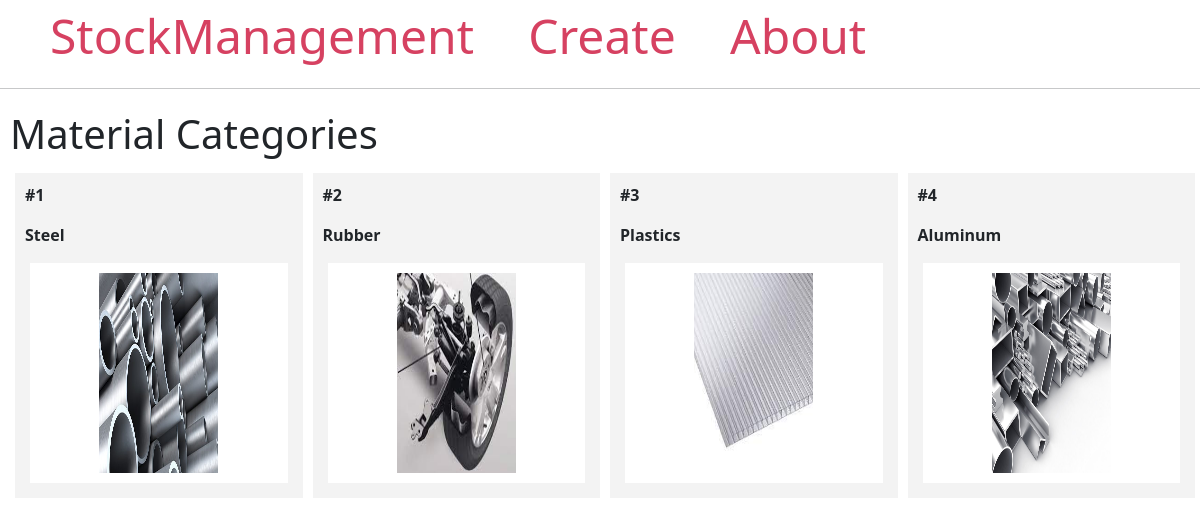
The page / on the database its author committed.
### app.py (models this page shows)
class Category(db.Model):
    __tablename__ = 'categories'
    category_id = Column(Integer, primary_key=True )
    category_name = Column(String)

### app.py (the view)
@app.route('/')
def index():
    categories_list = Category.query.all()
    return render_template('index.html', categories_list=categories_list)

### templates/index.html
{% extends 'base.html' %}
{% block content %}
    <h1 class="title">{% block title %} Material Categories {% endblock %}</h1>
    <div class="content">
        {% for category in categories_list %}
            <div class="category">
                <p><b>#{{ category.category_id }}</b></p>
                <b>
                    <p class="name">{{ category.category_name|capitalize }}</p>
                </b>
                <div class="image">
                    <a href="{{ url_for('product_details', category_id=category.category_id)}}">
                    <img src={{ url_for('static', filename=category.category_name+".jpg") }} class="center" width="200" height="200">
                </a>
                </div>
            </div>
        {% endfor %}
    </div>
{% endblock %}

### templates/base.html (style rules this page uses)
.title { margin: 5px; }
.content { margin: 5px; width: 100%; display: flex; flex-direction: row; flex-wrap: wrap; }
.category { flex: 20%; padding: 10px; margin: 5px; background-color: #f3f3f3; inline-size: 100%; }
.image { padding: 10px; margin: 5px; background-color: #ffffff; color: #004835; }
.center { display: block; margin-left: auto; margin-right: auto; width: 50%; }

### rows shown on the page
Category: category_id "1", category_name "Steel", category_name (picture)
Category: category_id "2", category_name "Rubber", category_name (picture)
Category: category_id "3", category_name "Plastics", category_name (picture)
Category: category_id "4", category_name "Aluminum", category_name (picture)
